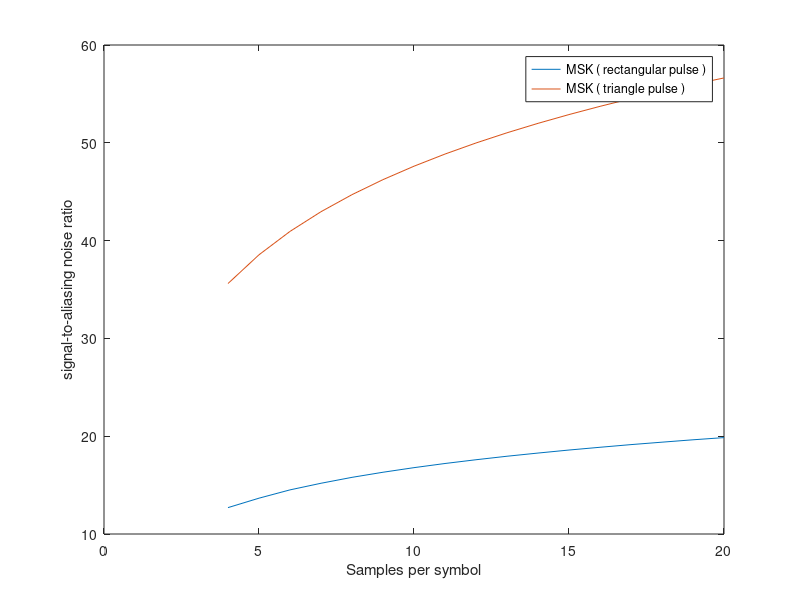

Source code (MATLAB):
k=50;
nsamp=50000;
snrdb=zeros(1,17);
snrdb_triangle=zeros(1,17);
x=4:20;

for m=4:20
    signal=0;
    noise=0;
    signal_triangle=0;
    noise_triangle=0;
    f_fold=k*m/2;
 for j=1:f_fold
     term=(sin(pi*j/k)/(pi*j/k))^2;
     term_triangle=(cos(2*pi*j/k))^2/(pi^2*(1-(4*j/k)^2)^2);
     signal=signal+term;
     signal_triangle=signal_triangle+term_triangle;
 end
 for j=(f_fold+1):nsamp
     term=(sin(pi*j/k)/(pi*j/k))^2;
     term_triangle=(cos(2*pi*j/k))^2/(pi^2*(1-(4*j/k)^2)^2);
     noise=noise+term;
     noise_triangle= noise_triangle+term_triangle;
 end
     snrdb(m-3)=10*log10(signal/noise);
     snrdb_triangle(m-3)=10*log10(signal_triangle/noise_triangle);
end

plot(x,snrdb,x,snrdb_triangle);
xlabel('Samples per symbol');
ylabel('signal-to-aliasing noise ratio');
legend('MSK ( rectangular pulse )','MSK ( triangle pulse )')
